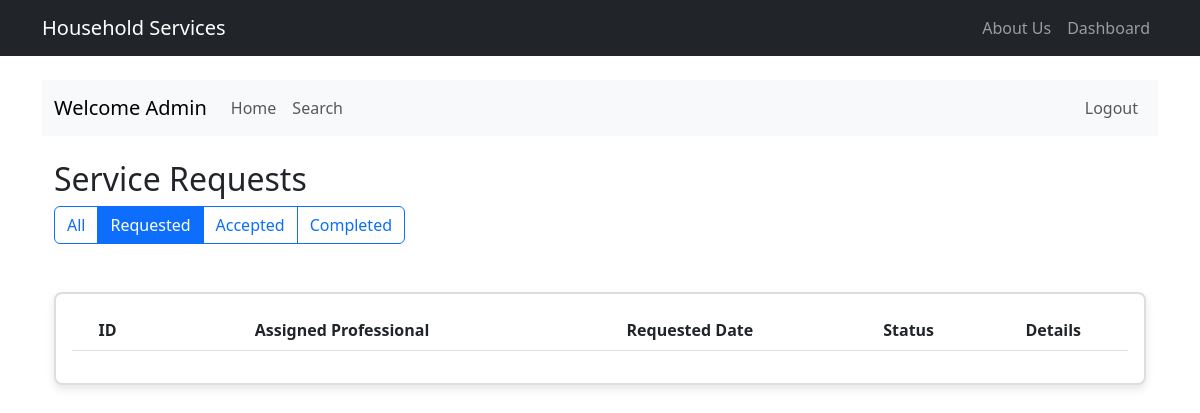
Page /admin/service-requests?status=requested (signed in) on the earlier database version.
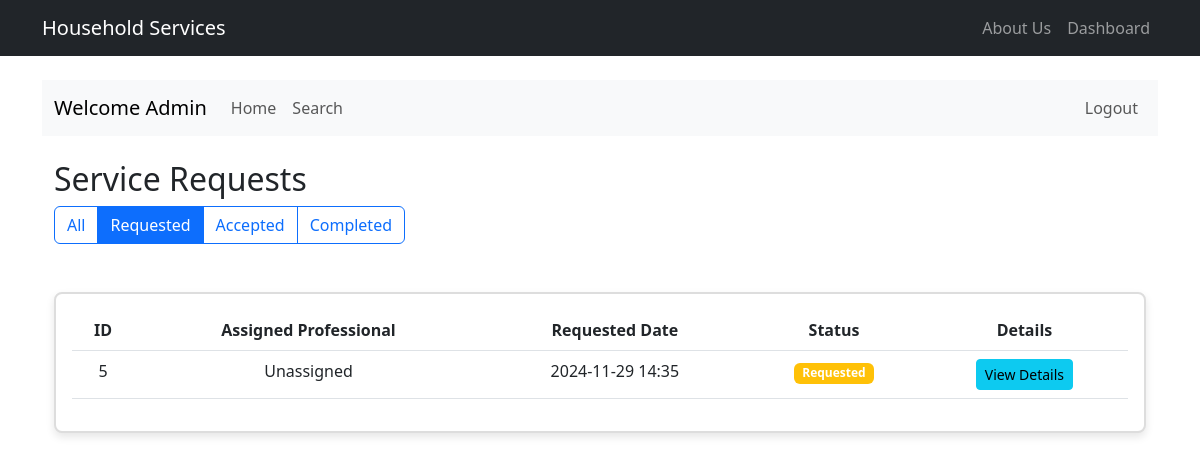
Same page on the later database version.
### model.py (models this page shows, shortened)
class ServiceRequest(db.Model):
    id = db.Column(db.Integer, primary_key=True)
    service_id = db.Column(db.Integer, db.ForeignKey('service.id'), nullable=False)
    customer_id = db.Column(db.Integer, db.ForeignKey('customer.id'), nullable=False)
    professional_id = db.Column(db.Integer, db.ForeignKey('service_professional.id'))
    date_of_request = db.Column(db.DateTime, default=datetime.utcnow, nullable=False)
    date_of_completion = db.Column(db.DateTime)
    status = db.Column(db.String(20), default='requested')  # requested, accepted, in_progress, completed, cancelled
    remarks = db.Column(db.Text)
    rating = db.Column(db.Integer)  # 1-5 rating
    review = db.Column(db.Text)
    service = db.relationship('Service', backref='requests')
    preferred_date = db.Column(db.Date, nullable=False)
    preferred_time = db.Column(db.Time, nullable=False)
    address = db.Column(db.String(200), nullable=False)
    pincode = db.Column(db.String(10), nullable=False)
    description = db.Column(db.Text)
    sub_service_id = db.Column(db.Integer, db.ForeignKey('sub_service.id'))
    sub_service = db.relationship('SubService', backref='requests')

### routes.py (the view)
@app.route('/admin/service-requests')
@login_required
def manage_service_requests():
    if current_user.type != 'admin':
        flash('Access denied. Admin privileges required.', 'danger')
        return redirect(url_for('dashboard'))
    status_filter = request.args.get('status', 'all')
    if status_filter == 'all':
        requests = ServiceRequest.query.all()
    else:
        requests = ServiceRequest.query.filter_by(status=status_filter).all()
    return render_template('admin/service_requests.html', requests=requests, current_filter=status_filter)

### app.py (called while the page is built)
@login_manager.user_loader
def load_user(user_id):
    return User.query.get(int(user_id))

### templates/admin/service_requests.html (shortened to what this page needs)
{% extends "main.html" %}
{% block admin_content %}
<div class="container">
    <div class="row mb-4">
        <div class="col-md-12">
            <h2>Service Requests</h2>
            <div class="btn-group mb-3">
                <a href="{{ url_for('manage_service_requests', status='all') }}"
                   class="btn btn-outline-primary {% if current_filter == 'all' %}active{% endif %}">All</a>
                <a href="{{ url_for('manage_service_requests', status='requested') }}"
                   class="btn btn-outline-primary {% if current_filter == 'requested' %}active{% endif %}">Requested</a>
                <a href="{{ url_for('manage_service_requests', status='accepted') }}"
                   class="btn btn-outline-primary {% if current_filter == 'accepted' %}active{% endif %}">Accepted</a>
                <a href="{{ url_for('manage_service_requests', status='completed') }}"
                   class="btn btn-outline-primary {% if current_filter == 'completed' %}active{% endif %}">Completed</a>
            </div>
        </div>
    </div>
    <div class="card">
        <div class="card-body">
            <table class="table">
                <thead>
                    <tr>
                        <th>ID</th>
                        <th>Assigned Professional</th>
                        <th>Requested Date</th>
                        <th>Status</th>
                        <th>Details</th>
                    </tr>
                </thead>
                <tbody>
                    {% for request in requests %}
                    <tr>
                        <td>{{ request.id }}</td>
                        <td>{{ request.professional.name if request.professional else 'Unassigned' }}</td>
                        <td>{{ request.date_of_request.strftime('%Y-%m-%d %H:%M') }}</td>
                        <td>
                            <span class="badge bg-{{ {
                                'requested': 'warning',
                                'accepted': 'primary',
                                'completed': 'success'
                            }[request.status] }}">
                                {{ request.status.title() }}
                            </span>
                        </td>
                        <td>
                            <button class="btn btn-sm btn-info" data-bs-toggle="modal" data-bs-target="#requestModal{{ request.id }}">
                                View Details
                            </button>
                        </td>
                    </tr>
                    {% endfor %}
                </tbody>
            </table>
        </div>
    </div>
</div>
{% endblock %}

### templates/main.html (shortened to what this page needs)
<!DOCTYPE html>
<html lang="en">
<head>
    <link href="https://cdn.jsdelivr.net/npm/bootstrap@5.3.0/dist/css/bootstrap.min.css" rel="stylesheet">
    <link rel="stylesheet" href="https://cdnjs.cloudflare.com/ajax/libs/font-awesome/5.15.4/css/all.min.css">
    <link rel="stylesheet" href="{{ url_for('static', filename='css/style.css') }}">
</head>
<body>
    <nav class="navbar navbar-expand-lg navbar-dark bg-dark">
        <div class="container">
            <a class="navbar-brand" href="{{ url_for('index') }}">Household Services</a>
            <div class="collapse navbar-collapse" id="navbarNav">
                <ul class="navbar-nav ms-auto">
                    <li class="nav-item">
                        <a class="nav-link" href="{{ url_for('intro') }}">About Us</a>
                    </li>
                    {% if session.get('user_type') %}
                        <li class="nav-item">
                            <a class="nav-link" href="{{ url_for('dashboard') }}">Dashboard</a>
                        </li>
                    {% else %}
                        <li class="nav-item">
                            <a class="nav-link" href="{{ url_for('login') }}">Login</a>
                        </li>
                    {% endif %}
                </ul>
            </div>
        </div>
    </nav>
    <div class="container mt-4">
        {% block content %}
        <nav class="navbar navbar-expand-lg navbar-light bg-light mb-4">
            <div class="container-fluid">
                <span class="navbar-brand">
                    {% if session.get('user_type') == 'customer' %}
                        Welcome Customer
                    {% elif session.get('user_type') == 'service_professional' %}
                        Welcome Professional
                    {% elif session.get('user_type') == 'admin' %}
                        Welcome Admin
                    {% else %}
                        Welcome
                    {% endif %}
                </span>
                <div class="collapse navbar-collapse" id="adminNavbar">
                    <ul class="navbar-nav me-auto">
                        <li class="nav-item">
                            <a class="nav-link" href="{{ url_for('dashboard') }}">Home</a>
                        </li>
                        <li class="nav-item">
                            <a class="nav-link" href="{{ url_for('admin_search' if current_user.type == 'admin' else 'professional_search' if current_user.type == 'service_professional' else 'customer_search') }}">Search</a>                        </li>
                    </ul>
                    <ul class="navbar-nav">
                        <li class="nav-item">
                            <a class="nav-link" href="{{ url_for('logout') }}">Logout</a>
                        </li>
                    </ul>
                </div>
            </div>
        </nav>
        {% block admin_content %}{% endblock %}
        {% endblock %}
    </div>
</body>
</html>

### static/css/style.css (style rules this page uses)
.card { box-shadow: 0 0 10px rgba(0,0,0,0.1); margin-top: 2rem; }
.card-body { padding: 2rem; }
.card { border: 2px solid #ddd; border-radius: 8px; box-shadow: 0 4px 8px rgba(0, 0, 0, 0.1); transition: transform 0.2s, box-shadow 0.2s; overflow: hidden; }
.card-body { padding: 16px; text-align: center; }

Differences in the rows shown:
added ServiceRequest: id "5", professional "Unassigned", date_of_request "2024-11-29 14:35", status "Requested"
